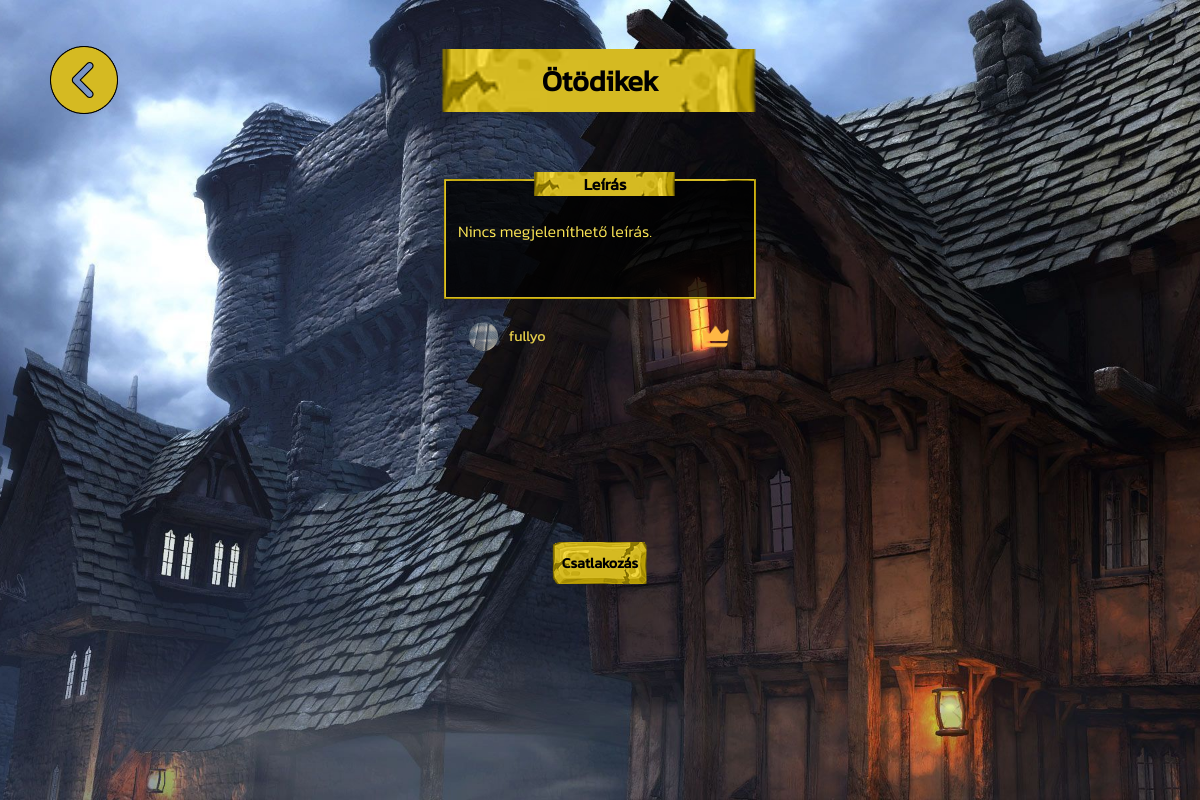
/csapat/95/ (signed in), run on an earlier commit of the app's database.
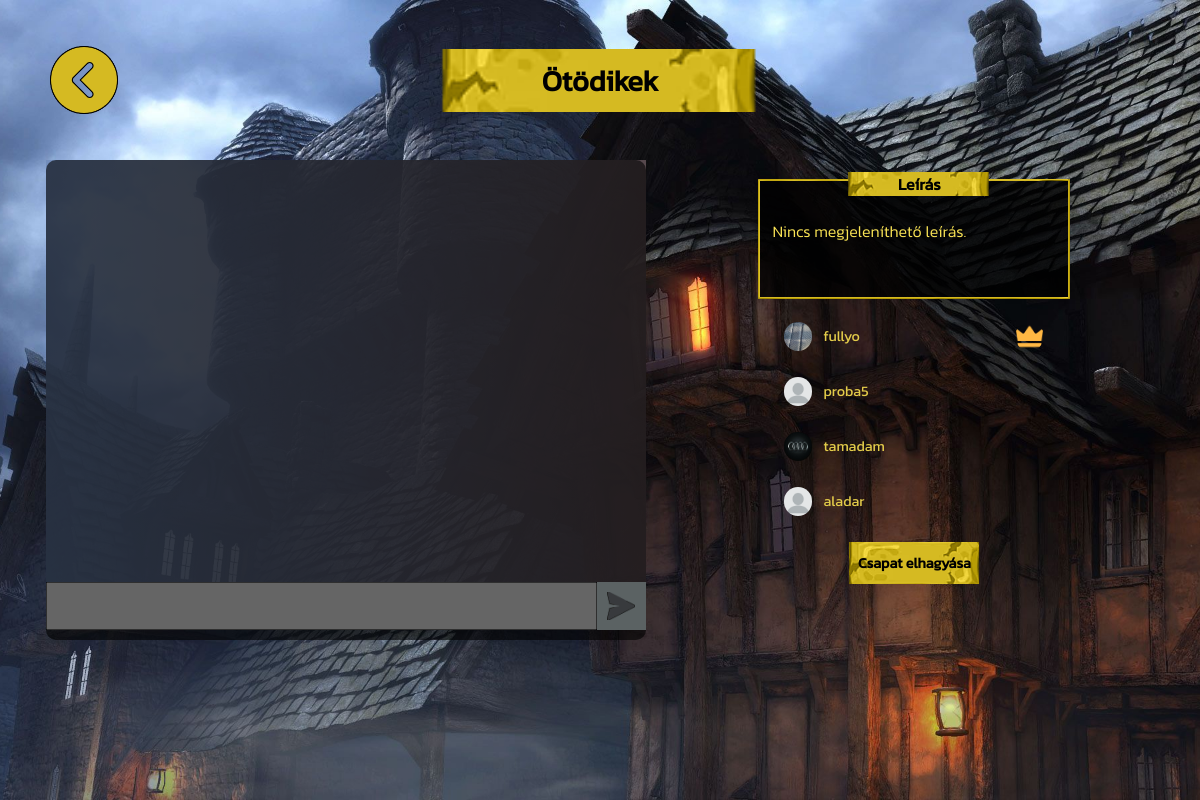
And on a later commit of the database.
### team/models.py (models this page shows, shortened)
class Team(models.Model):
	name 			= models.CharField(max_length=60, unique=True, blank=False)
	description		= models.TextField(max_length=200, unique=False, blank=True, default="")
	date_created 	= models.DateTimeField(verbose_name = 'date created', auto_now_add = True, null=True)
	users 			= models.ManyToManyField(settings.AUTH_USER_MODEL, through='Membership')
	users_in_chat 	= models.ManyToManyField(settings.AUTH_USER_MODEL, related_name='users_in_chat')
	rank			= models.DecimalField(verbose_name='rank', max_digits=19, decimal_places=0, blank = True, null = True) #helyezes
	owner_of_team 	= models.ForeignKey(settings.AUTH_USER_MODEL, on_delete=models.CASCADE, null=True, related_name='owner_of_team')
	def __str__(self):
		return self.name

### account/models.py (models this page shows, shortened)
class Account(AbstractBaseUser):
	username		= models.CharField(verbose_name = 'username', max_length = 20, unique = True)
	email 			= models.EmailField(verbose_name = 'email', max_length = 128, unique = True)
	date_joined		= models.DateTimeField(verbose_name = 'date joined', auto_now_add = True)
	last_login		= models.DateTimeField(verbose_name = 'last login', auto_now = True)
	description 	= models.TextField(verbose_name='description', max_length=200, null=True, blank=True)
	is_admin		= models.BooleanField(default=False)
	is_superuser	= models.BooleanField(default=False)
	is_staff		= models.BooleanField(default=False)
	is_active		= models.BooleanField(default=True) # - lehet false pl email-es aktivalas
	profile_image	= models.ImageField(null=True, blank=True, upload_to=profile_image_path)
	objects = CustomAccountManager()
	USERNAME_FIELD 	= 'username'
	REQUIRED_FIELDS	= ['email']
	def __str__(self):
		return self.username

### team/views.py (the view)
# urls.py: path('<team_id>/', individual_team_view, name='individual_team_view'),
@login_required(login_url='login')
def individual_team_view(request, *args, **kwargs):
	context = {}
	team_id = kwargs.get('team_id')
	try:
		team = Team.objects.get(id=team_id)
	except Team.DoesNotExist:
		return HttpResponse('Team does not exists')
	try:
		user = Account.objects.get(id=request.user.id)
	except Account.DoesNotExist:
		return HttpResponse('Account does not exists')
	has_team = True
	is_own_team = True
	try:
		team_membership = Membership.objects.get(user=user.id, team=team.id)
	except Membership.DoesNotExist:
		is_own_team = False
		try:
			membership = Membership.objects.get(user=user.id)
		except Membership.DoesNotExist:
			has_team = False
	try:
		account = Account.objects.get(id=request.user.id)
	except:
		account = None
		pass
	is_team_owner_description = False
	if team.owner_of_team == user:
		is_team_owner_description = True
	team_members = []
	for team_member in team.users.all():
		print("csapattag", team_member)
		try:
			profile_image = team_member.profile_image.url
		except Exception as e:
			profile_image = STATIC_IMAGE_PATH_IF_DEFAULT_PIC_SET
		is_team_owner = False
		if team.owner_of_team == team_member:
			is_team_owner = True
		team_members.append({
				'member': team_member,
				'member_profile_image': profile_image,
				'is_team_owner': is_team_owner,
			})
	pending_requests_all = TeamJoinRequest.objects.get_all_requests(team)
	pending_requests = []
	for pending_request in pending_requests_all:
		try:
			profile_image = pending_request.user.profile_image.url
		except Exception as e:
			profile_image = STATIC_IMAGE_PATH_IF_DEFAULT_PIC_SET
		print('pending_request', pending_request)
		pending_requests.append({
				'user_id': pending_request.user.id,
				'user': pending_request.user,
				'profile_image': profile_image,
			})
	context = {
		'team': team,
		'team_members': team_members,
		'is_own_team': is_own_team,
		'has_team': has_team,
		'user_id': user.id,
		'account': account,
		'is_team_owner_description': is_team_owner_description,
		'pending_requests': pending_requests,
	}
	context['debug_mode'] = settings.DEBUG
	return render(request, 'team/individual_team.html', context)

### team/models.py (called while the page is built)
	def get_all_requests(self, team):
		qs = TeamJoinRequest.objects.filter(team=team).order_by('request_date')
		return qs

	def __str__(self):
		return f'Csatlakozási kérelem {self.team} csapathoz {self.user} felhasználótól'

### team/templates/team/individual_team.html (shortened to what this page needs)
{% extends 'base_new.html' %}
{% load static %}
{% block content %}
<div id="team-content-page">
	<div id="team-header">
		<div id="team-title-left">
			<div id="main-page-button">
				<img src="{% static 'images/previous-button.png' %}" alt="Vissza" class="go-to-main-page" onmouseover="changeColor(this)" onmouseout="resetColor(this)">
			</div>
		</div>
		<div id="team-title-center">
			<div id="team-name-title">
				<h1>{{team.name}}</h1>
			</div>
		</div>
	</div>
	<div id="team-body">
		{% if is_own_team %}
			<div id="team-messages">
				<div id="team-messages-cover">
				</div>
				<div id="team-chat-container">
					<div class="send-new-message-container">
						<div id="send-new-message-button">
						</div>
					</div>
					<div id="error-message-div">
					</div>
				</div>
			</div>
		{% endif %}
		<div id="body-details">
			<div id="body-details-title">
				<div id="team-description-title-content">
					<h4 id="team-description-title">Leírás</h4>
				</div>
					<div id="description-text">
						<textarea id="team-description-textarea"></textarea>
					</div>
			</div>
			<div id="members-container">
				{% for team_member in team_members %}
					<div class="team-member-container">
						<div class="team-member-detail-content" onclick="selectUser('{{team_member.member.id}}')">
							<div class="team-member-container-profile-image">
								<img class="profile-image" src="{{team_member.member_profile_image}}" alt="profilkep">
							</div>
							<div class="team-member-container-member-name">
								{{team_member.member.username}}
							</div>
						</div>
						<div class="team-member-role-main-container">
							<div class="team-member-role-icon-container">
								{% if team_member.is_team_owner %}
									<img class="profile-image-owner-icon" src="{% static 'images/crown-team.png' %}" alt="korona">
								{% endif %}
							</div>
						</div>
					</div>
				{% endfor %}
			</div>
			<div id="join-or-leave-section">
				<div id="team-navigation">
					<div id="join-requests-container">
					</div>
					<div id="join-leave-buttons-container">
						{% if is_own_team %}
							<div id="leave-team-button" class="team-join-leave-button" onclick="leaveTeam('{{user_id}}')">Csapat elhagyása</div>
						{% else %}
							<div id="join-team-button" class="team-join-leave-button" onclick="sendJoinRequest('{{user_id}}', '{{team.id}}')">Csatlakozás</div>
						{% endif %}
					</div>
					<div id="start-attack-container">
					</div>
				</div>
			</div>
		</div>
	</div>
	<div id="team-footer">
	</div>
</div>
{% endblock %}

### templates/base_new.html (shortened to what this page needs)
{% load static %}
<!DOCTYPE html>
<html>
<head>
</head>
<body>
	<div class="main">
		<div class="main-container">
		{% block content %}
		{% endblock %}
		</div>
	</div>
</body>
</html>

### templates/base_new.html (style rules this page uses)
* { margin: 0; padding: 0; }
.main { width: 100vw; height: 100vh; background-color: blanchedalmond; }
.main-container { display: flex; justify-content: center; align-items: center; height: 100%; width: 100%; background-color: black; }

What changed in the data, as far as the page shows it:
now on this page (row edited): Account: member.username "proba5"
now on this page (row edited): Account: shows a picture, member.username "tamadam"
now on this page (row edited): Account: member.username "aladar"
Also different on the page:
text no longer shown: "Csatlakozás"
text now shown: "Csapat elhagyása"
